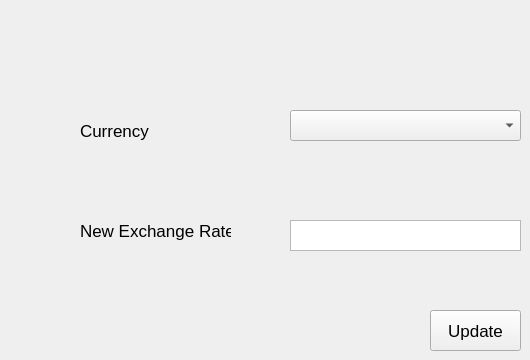
    <widget class="QWidget" name="update_currency_widget">
     <widget class="QPushButton" name="update_currency_btn">
      <property name="geometry">
       <rect>
        <x>430</x>
        <y>310</y>
        <width>91</width>
        <height>41</height>
       </rect>
      </property>
      <property name="font">
       <font>
        <pointsize>13</pointsize>
       </font>
      </property>
      <property name="text">
       <string>Update</string>
      </property>
     </widget>
     <widget class="QLabel" name="currency">
      <property name="geometry">
       <rect>
        <x>80</x>
        <y>110</y>
        <width>161</width>
        <height>41</height>
       </rect>
      </property>
      <property name="font">
       <font>
        <pointsize>13</pointsize>
       </font>
      </property>
      <property name="text">
       <string>Currency </string>
      </property>
     </widget>
     <widget class="QLabel" name="update_er">
      <property name="geometry">
       <rect>
        <x>80</x>
        <y>210</y>
        <width>151</width>
        <height>41</height>
       </rect>
      </property>
      <property name="font">
       <font>
        <pointsize>13</pointsize>
       </font>
      </property>
      <property name="text">
       <string>New Exchange Rate</string>
      </property>
     </widget>
     <widget class="QTextEdit" name="update_er_value">
      <property name="geometry">
       <rect>
        <x>290</x>
        <y>220</y>
        <width>231</width>
        <height>31</height>
       </rect>
      </property>
      <property name="font">
       <font>
        <pointsize>10</pointsize>
       </font>
      </property>
     </widget>
     <widget class="QComboBox" name="currency_comboBox">
      <property name="geometry">
       <rect>
        <x>290</x>
        <y>110</y>
        <width>231</width>
        <height>31</height>
       </rect>
      </property>
     </widget>
    </widget>
